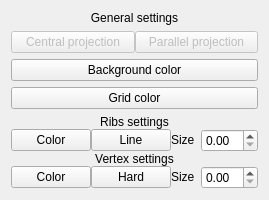
        <widget class="QWidget" name="viewTab">
         <property name="sizePolicy">
          <sizepolicy hsizetype="Fixed" vsizetype="Fixed">
           <horstretch>0</horstretch>
           <verstretch>0</verstretch>
          </sizepolicy>
         </property>
         <attribute name="title">
          <string>View</string>
         </attribute>
         <layout class="QVBoxLayout" name="verticalLayout_2">
          <item>
           <widget class="QLabel" name="label_11">
            <property name="sizePolicy">
             <sizepolicy hsizetype="Expanding" vsizetype="Fixed">
              <horstretch>0</horstretch>
              <verstretch>0</verstretch>
             </sizepolicy>
            </property>
            <property name="text">
             <string>&lt;html&gt;&lt;head/&gt;&lt;body&gt;&lt;p align=&quot;center&quot;&gt;General settings&lt;/p&gt;&lt;/body&gt;&lt;/html&gt;</string>
            </property>
           </widget>
          </item>
          <item>
           <layout class="QHBoxLayout" name="horizontalLayout_5" stretch="0,0">
            <property name="spacing">
             <number>0</number>
            </property>
            <property name="sizeConstraint">
             <enum>QLayout::SetMinimumSize</enum>
            </property>
            <item>
             <widget class="QPushButton" name="central_mode">
              <property name="enabled">
               <bool>false</bool>
              </property>
              <property name="sizePolicy">
               <sizepolicy hsizetype="Minimum" vsizetype="Fixed">
                <horstretch>0</horstretch>
                <verstretch>0</verstretch>
               </sizepolicy>
              </property>
              <property name="minimumSize">
               <size>
                <width>0</width>
                <height>0</height>
               </size>
              </property>
              <property name="baseSize">
               <size>
                <width>0</width>
                <height>0</height>
               </size>
              </property>
              <property name="text">
               <string>Central projection</string>
              </property>
              <property name="checkable">
               <bool>true</bool>
              </property>
              <property name="autoExclusive">
               <bool>true</bool>
              </property>
             </widget>
            </item>
            <item>
             <widget class="QPushButton" name="parallel_mode">
              <property name="enabled">
               <bool>false</bool>
              </property>
              <property name="sizePolicy">
               <sizepolicy hsizetype="Minimum" vsizetype="Fixed">
                <horstretch>0</horstretch>
                <verstretch>0</verstretch>
               </sizepolicy>
              </property>
              <property name="baseSize">
               <size>
                <width>0</width>
                <height>0</height>
               </size>
              </property>
              <property name="text">
               <string>Parallel projection</string>
              </property>
              <property name="checkable">
               <bool>true</bool>
              </property>
              <property name="checked">
               <bool>false</bool>
              </property>
              <property name="autoRepeat">
               <bool>false</bool>
              </property>
              <property name="autoExclusive">
               <bool>true</bool>
              </property>
             </widget>
            </item>
           </layout>
          </item>
          <item>
           <widget class="QPushButton" name="background_color_btn">
            <property name="text">
             <string>Background color</string>
            </property>
           </widget>
          </item>
          <item>
           <widget class="QPushButton" name="grid_color_btn">
            <property name="enabled">
             <bool>true</bool>
            </property>
            <property name="text">
             <string>Grid color</string>
            </property>
           </widget>
          </item>
          <item>
           <widget class="QWidget" name="widget_3" native="true">
            <layout class="QVBoxLayout" name="verticalLayout_3">
             <property name="spacing">
              <number>0</number>
             </property>
             <property name="leftMargin">
              <number>0</number>
             </property>
             <property name="topMargin">
              <number>0</number>
             </property>
             <property name="rightMargin">
              <number>0</number>
             </property>
             <property name="bottomMargin">
              <number>0</number>
             </property>
             <item>
              <widget class="QLabel" name="label_12">
               <property name="sizePolicy">
                <sizepolicy hsizetype="Preferred" vsizetype="Fixed">
                 <horstretch>0</horstretch>
                 <verstretch>0</verstretch>
                </sizepolicy>
               </property>
               <property name="text">
                <string>&lt;html&gt;&lt;head/&gt;&lt;body&gt;&lt;p align=&quot;center&quot;&gt;Ribs settings&lt;/p&gt;&lt;/body&gt;&lt;/html&gt;</string>
               </property>
              </widget>
             </item>
             <item>
              <widget class="QWidget" name="widget" native="true">
               <layout class="QHBoxLayout" name="horizontalLayout_7">
                <property name="spacing">
                 <number>0</number>
                </property>
                <property name="leftMargin">
                 <number>0</number>
                </property>
                <property name="topMargin">
                 <number>0</number>
                </property>
                <property name="rightMargin">
                 <number>0</number>
                </property>
                <property name="bottomMargin">
                 <number>0</number>
                </property>
                <item>
                 <widget class="QPushButton" name="ribs_color_btn">
                  <property name="sizePolicy">
                   <sizepolicy hsizetype="Fixed" vsizetype="Fixed">
                    <horstretch>0</horstretch>
                    <verstretch>0</verstretch>
                   </sizepolicy>
                  </property>
                  <property name="minimumSize">
                   <size>
                    <width>70</width>
                    <height>20</height>
                   </size>
                  </property>
                  <property name="text">
                   <string>Color</string>
                  </property>
                 </widget>
                </item>
                <item>
                 <widget class="QPushButton" name="ribs_type_btn">
                  <property name="enabled">
                   <bool>true</bool>
                  </property>
                  <property name="sizePolicy">
                   <sizepolicy hsizetype="Fixed" vsizetype="Fixed">
                    <horstretch>0</horstretch>
                    <verstretch>0</verstretch>
                   </sizepolicy>
                  </property>
                  <property name="minimumSize">
                   <size>
                    <width>70</width>
                    <height>20</height>
                   </size>
                  </property>
                  <property name="text">
                   <string>Line</string>
                  </property>
                 </widget>
                </item>
                <item>
                 <widget class="QLabel" name="label_15">
                  <property name="sizePolicy">
                   <sizepolicy hsizetype="Fixed" vsizetype="Fixed">
                    <horstretch>0</horstretch>
                    <verstretch>0</verstretch>
                   </sizepolicy>
                  </property>
                  <property name="minimumSize">
                   <size>
                    <width>30</width>
                    <height>20</height>
                   </size>
                  </property>
                  <property name="text">
                   <string>Size</string>
                  </property>
                 </widget>
                </item>
                <item>
                 <widget class="QDoubleSpinBox" name="ribs_size_box">
                  <property name="enabled">
                   <bool>true</bool>
                  </property>
                  <property name="sizePolicy">
                   <sizepolicy hsizetype="Maximum" vsizetype="Fixed">
                    <horstretch>0</horstretch>
                    <verstretch>0</verstretch>
                   </sizepolicy>
                  </property>
                  <property name="minimumSize">
                   <size>
                    <width>0</width>
                    <height>0</height>
                   </size>
                  </property>
                  <property name="value">
                   <double>0.000000000000000</double>
                  </property>
                 </widget>
                </item>
               </layout>
              </widget>
             </item>
             <item>
              <widget class="QLabel" name="label_14">
               <property name="sizePolicy">
                <sizepolicy hsizetype="Preferred" vsizetype="Fixed">
                 <horstretch>0</horstretch>
                 <verstretch>0</verstretch>
                </sizepolicy>
               </property>
               <property name="text">
                <string>&lt;html&gt;&lt;head/&gt;&lt;body&gt;&lt;p align=&quot;center&quot;&gt;Vertex settings&lt;/p&gt;&lt;/body&gt;&lt;/html&gt;</string>
               </property>
              </widget>
             </item>
             <item>
              <widget class="QWidget" name="widget_2" native="true">
               <layout class="QHBoxLayout" name="horizontalLayout_4">
                <property name="spacing">
                 <number>0</number>
                </property>
                <property name="leftMargin">
                 <number>0</number>
                </property>
                <property name="topMargin">
                 <number>0</number>
                </property>
                <property name="rightMargin">
                 <number>0</number>
                </property>
                <property name="bottomMargin">
                 <number>0</number>
                </property>
                <item>
                 <widget class="QPushButton" name="vertex_color_btn">
                  <property name="sizePolicy">
                   <sizepolicy hsizetype="Fixed" vsizetype="Fixed">
                    <horstretch>0</horstretch>
                    <verstretch>0</verstretch>
                   </sizepolicy>
                  </property>
                  <property name="minimumSize">
                   <size>
                    <width>70</width>
                    <height>20</height>
                   </size>
                  </property>
                  <property name="text">
                   <string>Color</string>
                  </property>
                 </widget>
                </item>
                <item>
                 <widget class="QPushButton" name="vertex_type_btn">
                  <property name="enabled">
                   <bool>true</bool>
                  </property>
                  <property name="sizePolicy">
                   <sizepolicy hsizetype="Maximum" vsizetype="Fixed">
                    <horstretch>0</horstretch>
                    <verstretch>0</verstretch>
                   </sizepolicy>
                  </property>
                  <property name="minimumSize">
                   <size>
                    <width>70</width>
                    <height>20</height>
                   </size>
                  </property>
                  <property name="text">
                   <string>Hard</string>
                  </property>
                 </widget>
                </item>
                <item>
                 <widget class="QLabel" name="label_13">
                  <property name="sizePolicy">
                   <sizepolicy hsizetype="Fixed" vsizetype="Fixed">
                    <horstretch>0</horstretch>
                    <verstretch>0</verstretch>
                   </sizepolicy>
                  </property>
                  <property name="minimumSize">
                   <size>
                    <width>30</width>
                    <height>20</height>
                   </size>
                  </property>
                  <property name="text">
                   <string>Size</string>
                  </property>
                 </widget>
                </item>
                <item>
                 <widget class="QDoubleSpinBox" name="vertex_size_box">
                  <property name="enabled">
                   <bool>true</bool>
                  </property>
                  <property name="sizePolicy">
                   <sizepolicy hsizetype="Maximum" vsizetype="Fixed">
                    <horstretch>0</horstretch>
                    <verstretch>0</verstretch>
                   </sizepolicy>
                  </property>
                  <property name="minimumSize">
                   <size>
                    <width>0</width>
                    <height>0</height>
                   </size>
                  </property>
                  <property name="maximum">
                   <double>20.000000000000000</double>
                  </property>
                  <property name="singleStep">
                   <double>0.010000000000000</double>
                  </property>
                  <property name="stepType">
                   <enum>QAbstractSpinBox::AdaptiveDecimalStepType</enum>
                  </property>
                  <property name="value">
                   <double>0.000000000000000</double>
                  </property>
                 </widget>
                </item>
               </layout>
              </widget>
             </item>
            </layout>
           </widget>
          </item>
         </layout>
        </widget>
